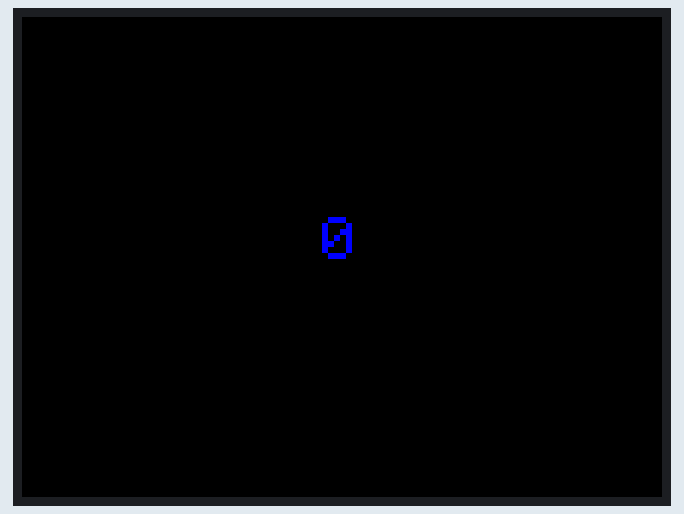
Recording of a sketch running on a simulated ESP32. On the bench: 320×240 colour display. WiFi joins after 1.5 s; servers stay silent unless stated; not simulated (calls return 0 or success): secrets.h; what the sketch prints to the serial monitor is not drawn.

Above: at 5.6 s.

Measured:
- what the display in image 0 shows lasts 20.4 s, from 5.5 s to 25.9 s

The sketch:

thingspeakV1.ino
```cpp
// (licence header left out)
#include <M5Core2.h>
#include <WiFi.h>
#include "secrets.h"
#include "ThingSpeak.h" // always include thingspeak header file after other header files and custom macros

char ssid[] = SECRET_SSID;   // your network SSID (name)
char pass[] = SECRET_PASS;   // your network password
int keyIndex = 0;            // your network key Index number (needed only for WEP)
WiFiClient  client;

unsigned long myChannelNumber = SECRET_CH_ID;
const char * myWriteAPIKey = SECRET_WRITE_APIKEY;

int number = 0;

void setup() {
  Serial.begin(115200);  //Initialize serial
  while (!Serial) {
    ; // wait for serial port to connect. Needed for Leonardo native USB port only
  }

   M5.begin();
  WiFi.mode(WIFI_STA);
  ThingSpeak.begin(client);  // Initialize ThingSpeak
}

void loop() {

  // Connect or reconnect to WiFi
  if(WiFi.status() != WL_CONNECTED){
    Serial.print("Attempting to connect to SSID: ");
    Serial.println(SECRET_SSID);
    while(WiFi.status() != WL_CONNECTED){
      WiFi.begin(ssid, pass); // Connect to WPA/WPA2 network. Change this line if using open or WEP network
      Serial.print(".");
      delay(5000);
    }
    Serial.println("\nConnected.");
  }

  // Write to ThingSpeak. There are up to 8 fields in a channel, allowing you to store up to 8 different
  // pieces of information in a channel.  Here, we write to field 1.
  int x = ThingSpeak.writeField(myChannelNumber, 1, number, myWriteAPIKey);
  if(x == 200){
    Serial.print("Channel update successful.");
    Serial.print("Number uploaded was ");
    Serial.println(number);
  }
  else{
    Serial.println("Problem updating channel. HTTP error code " + String(x));
  }

  M5.Lcd.fillScreen(BLACK);
  M5.Lcd.setCursor(150, 100);
  M5.Lcd.setTextColor( BLUE);
  M5.Lcd.setTextSize(3);
  M5.Lcd.print(number);


  // change the value
  number++;
  if(number > 99){
    number = 0;
  }

  delay(20000); // Wait 20 seconds to update the channel again
}
```
